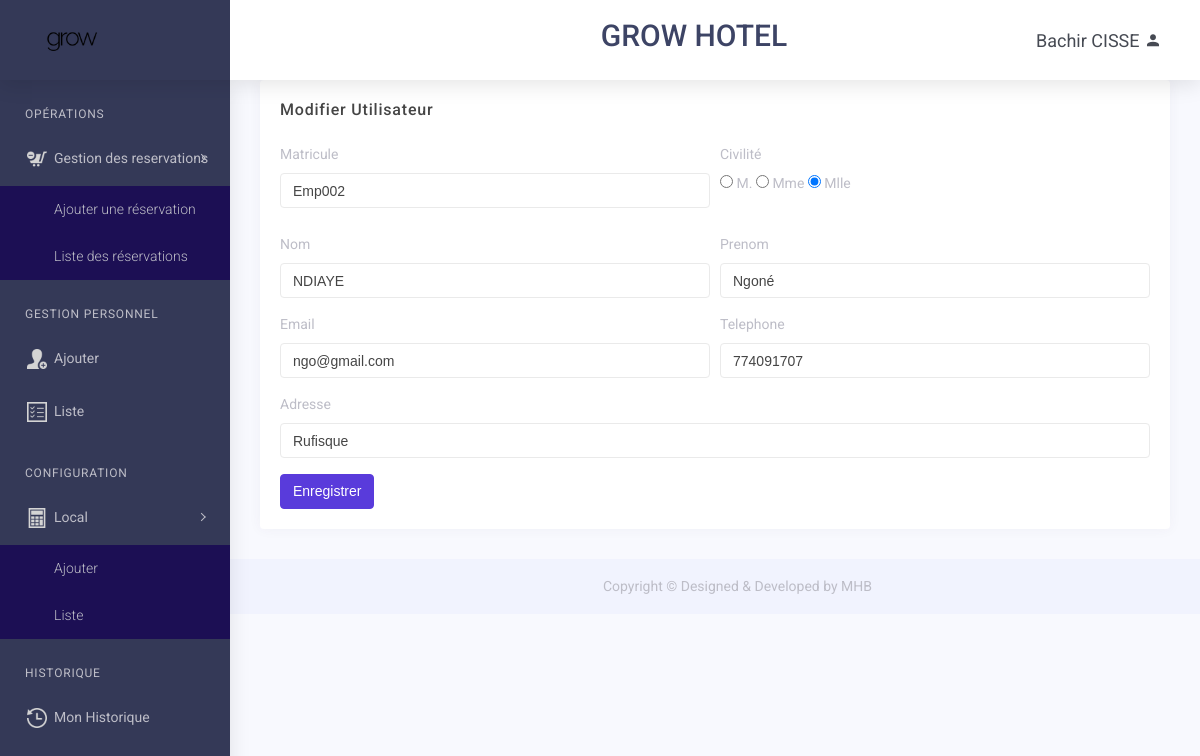
Page /Personnel/edit/2 (signed in) on the committed database.
### tables this page shows
CREATE TABLE `utilisateur` (
  `idUtilisateur` int(11) NOT NULL,
  `login` varchar(100) NOT NULL,
  `mdp` varchar(255) DEFAULT NULL,
  `etatUtilisateur` tinyint(4) NOT NULL DEFAULT 1,
  `idPersonneF` int(11) NOT NULL
);

CREATE TABLE `personne` (
  `idPersonne` int(11) NOT NULL,
  `matricule` varchar(20) DEFAULT NULL,
  `nomPersonne` varchar(50) DEFAULT NULL,
  `prenomPersonne` varchar(100) DEFAULT NULL,
  `telephonePersonne` varchar(30) DEFAULT NULL,
  `emailPersonne` varchar(255) DEFAULT NULL,
  `civilitePersonne` varchar(10) DEFAULT NULL,
  `adressePersonne` varchar(255) DEFAULT NULL,
  `etatPersonne` tinyint(4) NOT NULL DEFAULT 1,
  `idTypePersonneF` int(11) NOT NULL
);

### app/libraries/Render.php (called while the page is built)
<?php
class Render
{
    public static function body()
    {
        $init = new Core();
    }
}

### app/libraries/Utils.php (called while the page is built, shortened)
<?php
require_once 'Database.php';
function linkTo($controller = 'personnel', $method = '', $param1 = '', $param2 = '')
{
    if (empty($method))
        return URLROOT . '/' . $controller;
    elseif (empty($param1))
        return URLROOT . '/' . $controller . '/' . $method;
    elseif (empty($param2))
        return URLROOT . '/' . $controller . '/' . $method . '/' . $param1;
    else
        return URLROOT . '/' . $controller . '/' . $method . '/' . $param1 . '/' . $param2;
}

### app/libraries/Database.php (called while the page is built, shortened)
<?php
    class Database{
        private $host = DB_HOST;
        private $user = DB_USER;
        private $pass = DB_PASS;
        private $dbname = DB_NAME;
        private $dbh;
        private $stmt;
        public function __construct(){
            $dsn = 'mysql:host=' . $this->host . ';dbname=' . $this->dbname.';charset=utf8';
            $options = array(
                PDO::ATTR_PERSISTENT => true,
                PDO::ATTR_ERRMODE => PDO::ERRMODE_EXCEPTION
            );
            try {
                $this->dbh = new PDO($dsn,$this->user,$this->pass,$options);
            } catch (PDOException $e) {
                $this->error = $e->getMessage();
                echo $this->error;
            }
        }
        public function query($sql){
            $this->stmt = $this->dbh->prepare($sql);
        }
        public function execute(){
            return $this->stmt->execute();
        }
        public function single(){
            $this->execute();
            return $this->stmt->fetch(PDO::FETCH_OBJ);
        }
    }

### app/models/Personnel.php (called while the page is built, shortened)
<?php
class Personnel extends Model
{
    public function findBy($col, $value)
    {
        $this->db->query("
        SELECT * FROM utilisateur u, typePersonne t, personne p
            WHERE
            t.idTypePersonne = p.idTypePersonneF
            AND u.idPersonneF = p.idPersonne
            AND $col = $value");
        return $this->db->single();
    }
}

### app/libraries/Model.php (called while the page is built, shortened)
<?php
class Model
{
    public function __construct(){
        $this->db = new Database();
    }
}

### app/views/personnel/edit.php (the view, shortened to what this page needs)
<div class="card">
    <div class="card-header">
        <h4 class="card-title">Modifier Utilisateur</h4>
    </div>
    <div class="card-body">
        <div class="basic-form">
            <form method="POST" action="<?= linkTo('Personnel', 'update') ?>">
                <div class="form-row">
                    <div class="form-group col-md-6">
                        <label>Matricule</label>
                        <input readonly type="text" class="form-control" placeholder="" value="<?= $personne->matricule ?>">
                    </div>
                    <div class="form-group col-md-6">
                        <label>Civilité</label>
                        <div class="basic-form">
                            <div class="form-group">
                                <label class="radio-inline">
                                    <input type="radio" value="M" name="civilite" <?= ($personne->civilitePersonne == "M") ? "checked" : "" ?>> M.</label>
                                <label class="radio-inline">
                                    <input type="radio" value="Mme" name="civilite" <?= ($personne->civilitePersonne == "Mme") ? "checked" : "" ?>> Mme</label>
                                <label class="radio-inline">
                                    <input type="radio" value="Mlle" name="civilite" <?= ($personne->civilitePersonne == "Mlle") ? "checked" : "" ?>> Mlle </label>
                            </div>
                        </div>
                    </div>
                </div>
                <div class="form-row">
                    <div class="form-group col-md-6">
                        <label>Nom</label>
                        <input type="text" class="form-control" placeholder="" name="nom" value="<?= $personne->nomPersonne ?>">
                    </div>
                    <div class="form-group col-md-6">
                        <label>Prenom</label>
                        <input type="TEXT" class="form-control" placeholder="" name="prenom" value="<?= $personne->prenomPersonne ?>">
                    </div>
                    <div class="form-group col-md-6">
                        <label>Email</label>
                        <input type="email" class="form-control" placeholder="" name="email" value="<?= $personne->emailPersonne ?>">
                    </div>
                    <div class="form-group col-md-6">
                        <label>Telephone</label>
                        <input type="text" class="form-control" placeholder="" name="telephone" value="<?= $personne->telephonePersonne ?>">
                    </div>
                    <div class="form-group col-md-12">
                        <label>Adresse</label>
                        <input type="text" class="form-control" placeholder="" name="adresse" value="<?= $personne->adressePersonne ?>">
                    </div>
                </div>
                <button type="submit" class="btn btn-primary">Enregistrer</button>
            </form>
        </div>
    </div>
</div>

### public/css/main.css (style rules this page uses)
html { line-height: 1.15; -ms-text-size-adjust: 100%; -webkit-text-size-adjust: 100%; }
body { margin: 0; }
button, input, optgroup, select, textarea { font-family: sans-serif; font-size: 100%; line-height: 1.15; margin: 0; }
button, input { overflow: visible; }
button, select { text-transform: none; }
button, html [type="button"], [type="reset"], [type="submit"] { -webkit-appearance: button; }
[type="checkbox"], [type="radio"] { box-sizing: border-box; padding: 0; }
html { height: 100%; }
* { box-sizing: border-box; }

### rows in the picture
utilisateur: idPersonneF.matricule "Emp002", nom "NDIAYE", prenom "Ngoné", email "ngo@gmail.com", telephone "774091707", adresse "Rufisque"
personne: civilitePersonne "☐ M.", civilitePersonne "☐ Mme", civilitePersonne "☑ Mlle"

### other values in the picture
Role::nomComplet() "Bachir CISSE"
